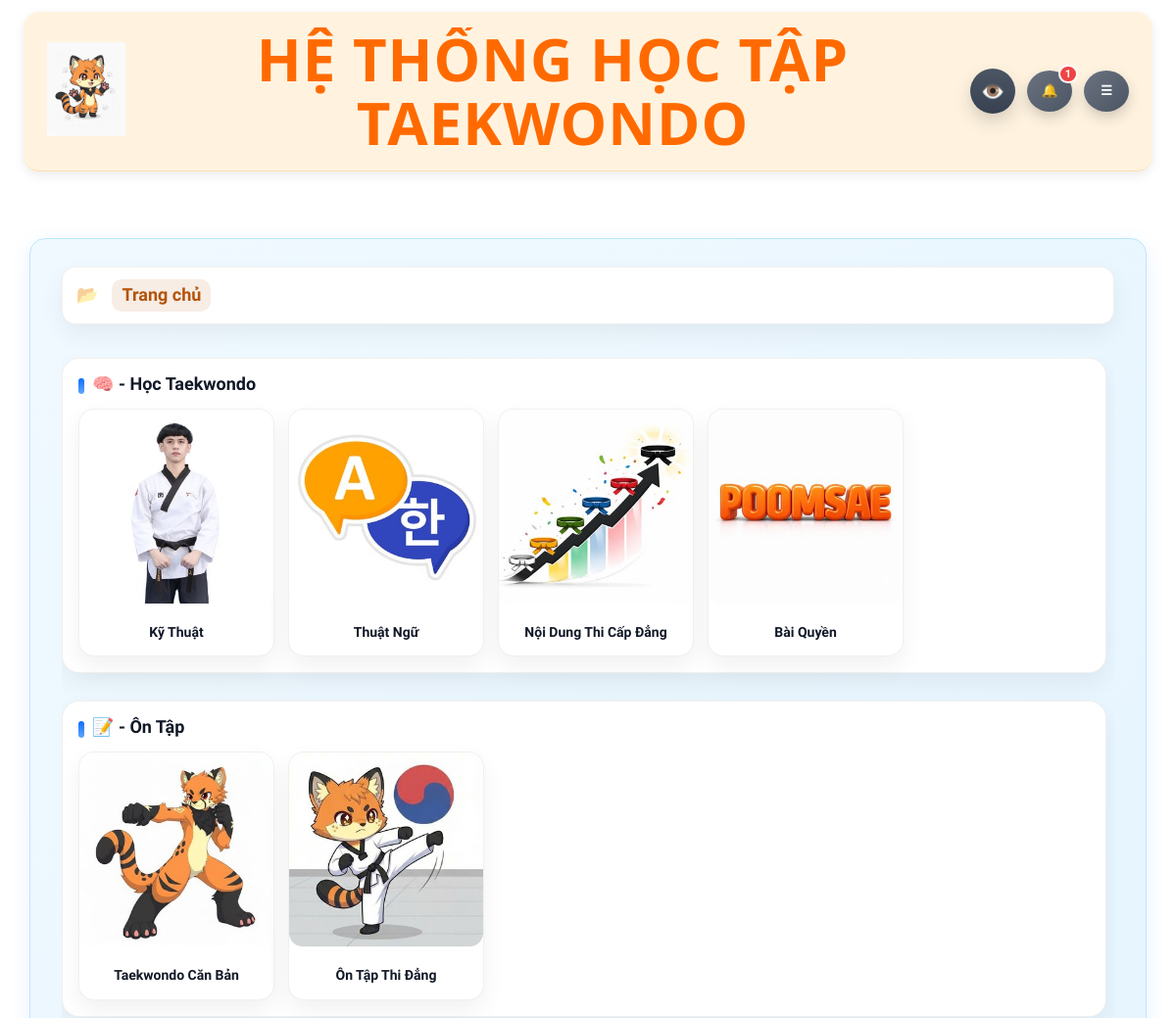
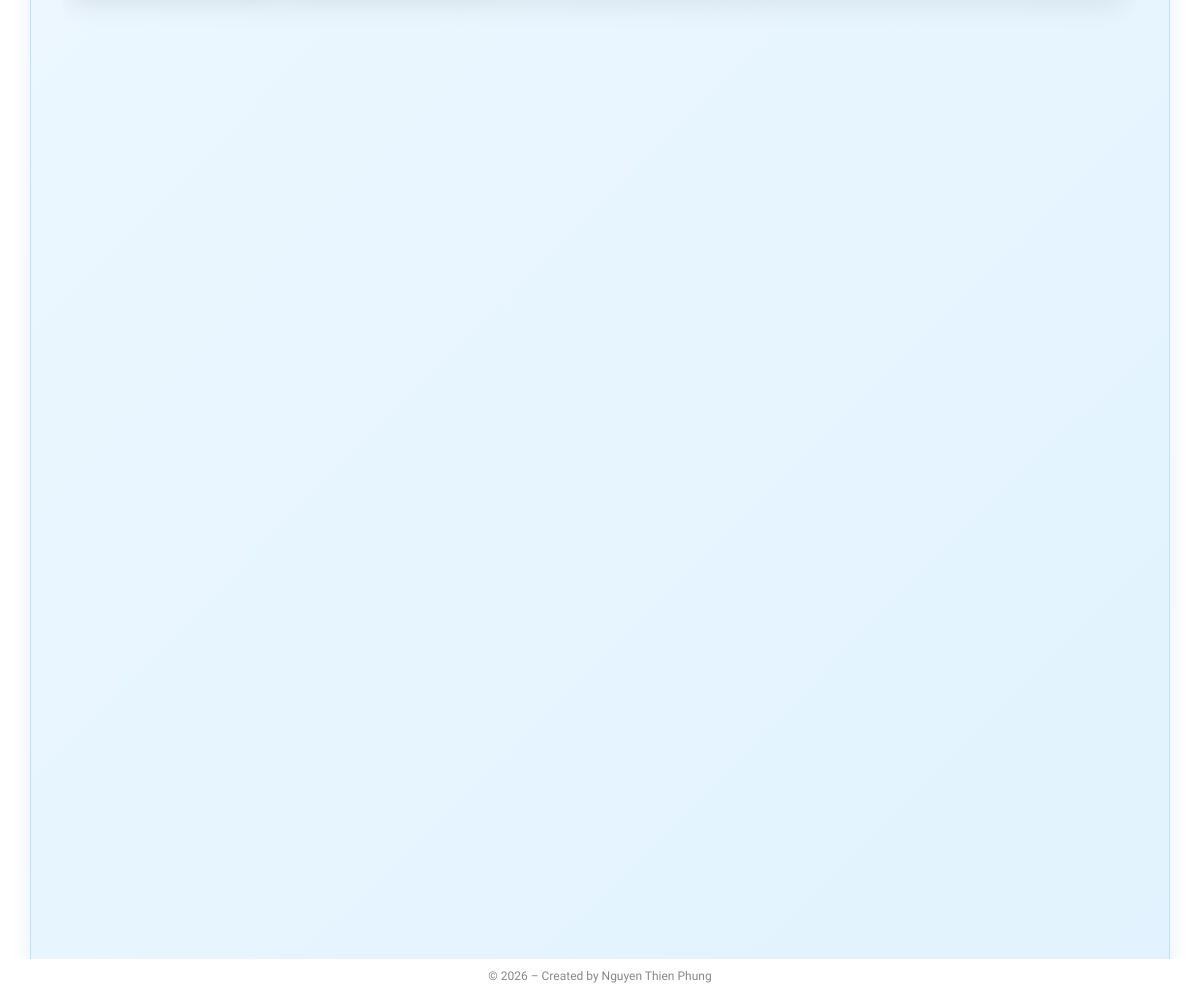
/Page (signed in), run on the app's committed database (2 pictures, top to bottom).
### Hệ thống ôn tập Taekwondo-DB.py (models this page shows)
class EduFolder(db.Model):
    __tablename__ = "edu_folders"
    id = db.Column(db.Integer, primary_key=True)
    name = db.Column(db.String(255), nullable=False)
    image = db.Column(db.String(255))
    level = db.Column(db.Integer, nullable=False)  # 1 / 2 / 3
    parent_id = db.Column(db.Integer, db.ForeignKey("edu_folders.id"))
    parent = db.relationship(
        "EduFolder",
        remote_side=[id],
        backref="children"
    )
    order = db.Column(db.Integer, default=0)
    created_at = db.Column(SafeDateTime, default=now_vn)
    is_active = db.Column(db.Integer, default=1)  # 🔥 PHẢI CÓ

class Folder(db.Model):
    id = db.Column(db.Integer, primary_key=True)
    name = db.Column(db.String(200), nullable=False)
    level = db.Column(db.Integer, nullable=False, default=1)
    parent_id = db.Column(db.Integer, db.ForeignKey("folder.id"), nullable=True)
    parent = db.relationship(
        "Folder",
        remote_side=[id],
        backref=db.backref("children", lazy=True)
    )
    member_plans = db.Column(db.String(100), default="FREE,BASIC,PRO,VIP")
    order_index = db.Column(db.Integer, nullable=False)
    image = db.Column(db.String(255))
    is_active_practice = db.Column(db.Integer, default=1)  # ✅ BẬT / TẮT

### Hệ thống ôn tập Taekwondo-DB.py (the view)
@app.route("/Page")
@login_required
def page_root():
    edu_folders = (
        EduFolder.query
        .filter(
            EduFolder.level == 1,
            EduFolder.is_active == 1
        )
        .order_by(EduFolder.order.asc(), EduFolder.id.asc())
        .all()
    )
    all_folder1 = (
        Folder.query
        .filter_by(level=1)
        .order_by(Folder.order_index)
        .all()
    )
    folder1_list = [
        f1 for f1 in all_folder1
        if has_accessible_folder3_under_folder1(f1.id)
    ]
    items = [{
        "name": f.name,
        "image": url_for("static", filename=f.image) if f.image else None,
        "url": url_for("page_level1", slug1=slugify(f.name))
    } for f in folder1_list]
    return render_template(
        "folder_list.html",
        page_title="Trang chủ",
        edu_folders=edu_folders,
        lessons=[],
        items=items,
        breadcrumbs=[{"name": "Trang chủ", "url": None}],
        mode="home"
    )

### templates/folder_list.html (shortened to what this page needs)
{% extends "base.html" %}
{% block body_class %}page-sets{% endblock %}
{% block page_css %}
  <link rel="stylesheet" href="{{ url_for('static', filename='css/folder_list.css', v=20260228) }}">
{% endblock %}
{% block content %}
<div class="sets-wrap">
  <div class="sets-inner">
    <nav class="breadcrumb breadcrumb-box" aria-label="Breadcrumb">
      {% for b in breadcrumbs %}
        {% if b.url %}
          <a href="{{ b.url }}">{{ b.name }}</a>
        {% else %}
          <span class="current">{{ b.name }}</span>
        {% endif %}
      {% endfor %}
    </nav>
    <div class="sets-scroll">
      {% if mode in ["home", "edu"] %}
      <section class="topic-section">
        <div class="topic-title">🧠 - Học Taekwondo</div>
        {% if lessons and lessons|length > 0 %}
          <div class="lesson-grid">
            {% for l in lessons %}
              <a class="ui-card card-btn lesson-card" href="/lesson/{{ l.slug }}">
                <div class="folder-thumb">
                  {% if l.image %}
                    {% if l.image.startswith('http://') or l.image.startswith('https://') %}
                      <img src="{{ l.image }}" alt="{{ l.title }}">
                    {% else %}
                      <img src="{{ url_for('static', filename=l.image) }}" alt="{{ l.title }}">
                    {% endif %}
                  {% else %}
                    <div class="img-placeholder">📘</div>
                  {% endif %}
                </div>
                <div class="card-title">{{ l.title }}</div>
              </a>
            {% endfor %}
          </div>
        {% elif edu_folders and edu_folders|length > 0 %}
          <div class="folder-grid">
            {% for folder in edu_folders %}
              <a class="ui-card card-btn folder-card" href="{{ url_for('sets', edu_id=folder.id) }}">
                <div class="folder-thumb">
                  {% if folder.image %}
                    {% if folder.image.startswith('http://') or folder.image.startswith('https://') %}
                      <img src="{{ folder.image }}" alt="{{ folder.name }}">
                    {% else %}
                      <img src="{{ url_for('static', filename=folder.image) }}" alt="{{ folder.name }}">
                    {% endif %}
                  {% else %}
                    <div class="img-placeholder">📁</div>
                  {% endif %}
                </div>
                <div class="card-title">{{ folder.name }}</div>
              </a>
            {% endfor %}
          </div>
        {% else %}
          <div class="sets-empty">Chủ đề này chưa có bài học.</div>
        {% endif %}
      </section>
      {% endif %}
      {% if mode in ["home", "practice"] %}
        <section class="topic-section">
          <div class="topic-title">📝 - Ôn Tập</div>
          <div class="folder-grid">
            {% for item in items %}
              {% if item.folder3_id %}
                <a class="ui-card card-btn folder-card js-open-replay"
                   href="#"
                   data-folder3-id="{{ item.folder3_id }}"
                   data-folder3-name="{{ item.name|e }}">
                  <div class="folder-thumb">
                    {% if item.image %}
                      <img src="{{ item.image }}" alt="{{ item.name }}">
                    {% else %}
                      <div class="img-placeholder">📂</div>
                    {% endif %}
                  </div>
                  <div class="card-title">{{ item.name }}</div>
                </a>
              {% else %}
                <a class="ui-card card-btn folder-card" href="{{ item.url }}">
                  <div class="folder-thumb">
                    {% if item.image %}
                      <img src="{{ item.image }}" alt="{{ item.name }}">
                    {% else %}
                      <div class="img-placeholder">📂</div>
                    {% endif %}
                  </div>
                  <div class="card-title">{{ item.name }}</div>
                </a>
              {% endif %}
            {% endfor %}
          </div>
        </section>
      {% endif %}
    </div>
  </div>
</div>
{% endblock %}

### templates/base.html (shortened to what this page needs)
<!doctype html>
<html lang="vi">
<head>
  <link rel="stylesheet" href="{{ url_for('static', filename='css/base.css') }}">
  <link rel="stylesheet" href="{{ url_for('static', filename='css/layout.css') }}">
  <link rel="stylesheet" href="{{ url_for('static', filename='css/login.css') }}">
  <link rel="stylesheet" href="{{ url_for('static', filename='css/edu.css') }}">
  <link rel="stylesheet" href="{{ url_for('static', filename='css/ui.css') }}">
  <link rel="stylesheet" href="{{ url_for('static', filename='css/lesson.css') }}?v=20260227_4">
  <link rel="stylesheet" href="{{ url_for('static', filename='css/sets.css') }}">
  <link rel="stylesheet" href="{{ url_for('static', filename='css/effects.css') }}">
  <link rel="stylesheet" href="{{ url_for('static', filename='css/quiz.css') }}">
  <link rel="stylesheet" href="{{ url_for('static', filename='css/result.css') }}">
  <link rel="stylesheet" href="{{ url_for('static', filename='css/modal.css') }}">
  <link rel="stylesheet" href="{{ url_for('static', filename='css/mobile.css', v=APP_VERSION) }}">
  {% block page_css %}{% endblock %}
</head>
<body class="some-existing-class {% block body_class %}{% endblock %}">
  {% set PAGE_CLASS = (self.body_class()|trim) %}
  <div class="layout-app">
    {% if PAGE_CLASS != "login-page" %}
    <div class="layout-container-full layout-header-wrapper">
      <header class="layout-header-main">
        <div class="layout-header-logo">
          <a href="{{ url_for('sets') }}">
            <img src="{{ url_for('static', filename='logo.jpg') }}" alt="Logo">
          </a>
        </div>
        <div class="layout-header-title">
          HỆ THỐNG HỌC TẬP TAEKWONDO
        </div>
        <div class="layout-header-actions">
          {% if current_user.is_authenticated and current_user.role == "admin" %}
          <div class="admin-preview-wrap" id="adminPreviewWrap">
            <button type="button"
                    class="header-icon-btn admin-preview-btn {% if is_admin_preview %}is-active{% endif %}"
                    id="adminPreviewBtn"
                    title="Xem thử quyền user"
                    aria-haspopup="true"
                    aria-expanded="false">
              👁️
            </button>
          </div>
          {% endif %}
          {% if current_user.is_authenticated %}
          <button class="ui-icon-btn ui-icon-btn--gray header-noti-btn"
                  id="notificationBtn"
                  aria-label="Mở thông báo"
                  title="Thông báo">
            🔔
            {% if header_notification_unread and header_notification_unread > 0 %}
              <span class="header-noti-badge">
                {% if header_notification_unread > 99 %}99+{% else %}{{ header_notification_unread }}{% endif %}
              </span>
            {% endif %}
          </button>
          {% endif %}
          <button class="ui-icon-btn ui-icon-btn--gray header-menu-btn"
                  id="hamburgerBtn"
                  aria-label="Mở menu"
                  title="Bộ điều khiển">☰</button>
        </div>
      </header>
    </div>
    {% endif %}
    <main class="layout-content">
      {% block content %}{% endblock %}
    </main>
    {% if PAGE_CLASS != "login-page" and current_user.is_authenticated %}
      <footer class="layout-footer">
        © {{ current_year }} – Created by Nguyen Thien Phung
      </footer>
    {% endif %}
  </div>
</body>
</html>

### data on the page
EduFolder: image (picture), name "Kỹ Thuật"
EduFolder: image (picture), name "Thuật Ngữ"
EduFolder: image (picture), name "Nội Dung Thi Cấp Đẳng"
EduFolder: image (picture), name "Bài Quyền"
Folder: shows a picture, name "Taekwondo Căn Bản"
Folder: shows a picture, name "Ôn Tập Thi Đẳng"

### other printed values
{{ header_notification_unread }} "1"
{{ b.name }} "Trang chủ"
